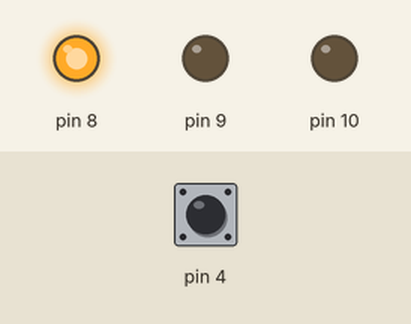
Simulated run of this sketch. Board: Arduino Uno, built with avr-gcc and run on an emulated ATmega328P. On the bench: output pins drawn as LEDs (lit = HIGH). Dashed ring = blinking. Inputs (shaded band) come from the test bench; at power-on: pin 4 HIGH.

Above: at 1.2 s.
1.3 s: pin 4 pulled LOW for 1 s
At 1.45 s:
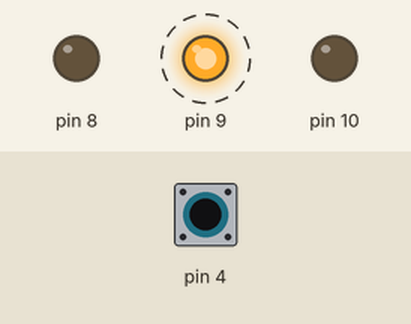
3.8 s: pin 4 pulled LOW for 0.15 s
At 4.8 s:
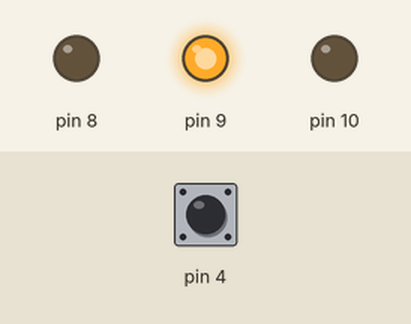
5.4 s: pin 4 pulled LOW for 3.2 s
At 5.85 s:
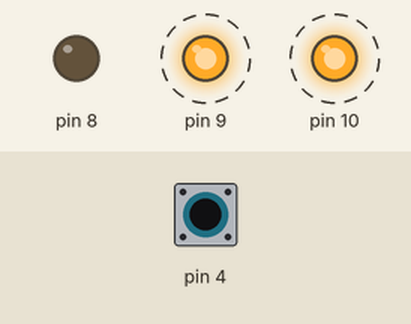
Timing chart, 0 to 9.9 s (numbered marks = the images above; inputs shaded):
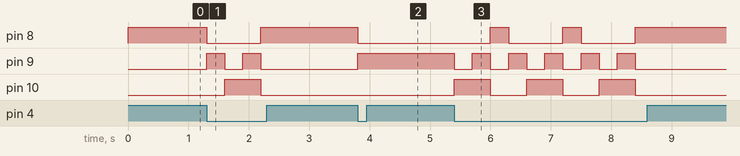

The sketch:

_3_diody___przycisk.ino
```cpp
void setup() {
  pinMode(10, OUTPUT);
  pinMode(9, OUTPUT);
  pinMode(8, OUTPUT);
  pinMode(4, INPUT_PULLUP);
  digitalWrite(10, LOW);
  digitalWrite(9, LOW);
  digitalWrite(8, LOW);

}

void loop() {
    digitalWrite(10, LOW);
    digitalWrite(9, LOW);
    digitalWrite(8, HIGH);
    delay(300);
    while(digitalRead(4) == HIGH) {}

    digitalWrite(10, LOW);
    digitalWrite(9, HIGH);
    digitalWrite(8, LOW);
    delay(300);
    while(digitalRead(4) == HIGH) {}

    digitalWrite(10, HIGH);
    digitalWrite(9, LOW);
    digitalWrite(8, LOW);
    delay(300);
    while(digitalRead(4) == HIGH) {}

    digitalWrite(10, HIGH);
    digitalWrite(9, HIGH);
    digitalWrite(8, LOW);
    delay(300);
    while(digitalRead(4) == HIGH) {}
}
```

Measured:
- after the input at 1.3 s, pin 8: HIGH → LOW at once, → HIGH 0.90 s later; pin 9: alternates HIGH for 0.30 s and LOW for 0.30 s, 4 changes in all, then stays LOW, starting at once; pin 10: LOW → HIGH after 0.30 s, → LOW 0.60 s later
- after the input at 3.8 s, pin 8: HIGH → LOW at once; pin 9: LOW → HIGH at once
- after the input at 5.4 s, pin 8: alternates HIGH for 0.30 s and LOW for 0.90 s, 5 changes in all, then stays HIGH, starting after 0.60 s; pin 9: alternates HIGH for 0.30 s and LOW for 0.30 s, 11 changes in all, then stays LOW, starting at once; pin 10: alternates HIGH for 0.60 s and LOW for 0.60 s, 6 changes in all, then stays LOW, starting at once
